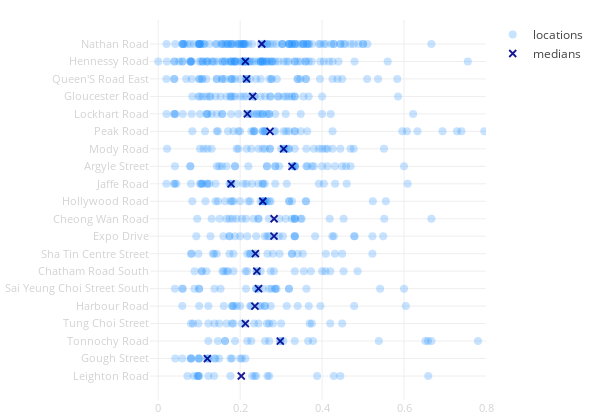

Notebook source saved alongside this figure:
### Code cell
face_scatter(city_data)

### Figure 1 — Plotly figure (JSON) as saved in the notebook; plotly's stock layout.template omitted (floating-point values rounded to 4 significant figures; data arrays with more than 128 entries replaced by an {"elided": "..."} marker saying what was removed)
{"data": [{"hoverinfo": "text+x", "marker": {"color": "dodgerblue", "opacity": 0.25, "size": 8}, "mode": "markers", "name": "locations", "text": {"elided": "666 str values"}, "type": "scatter", "uid": "1a8f151a-3c32-11e9-8396-3c15c2cf2370", "x": {"elided": "666 float values"}, "y": {"elided": "666 str values"}}, {"marker": {"color": "darkblue", "line": {"color": "darkblue", "width": 1.8}, "opacity": 0.9, "size": 7, "symbol": "x-thin-open"}, "mode": "markers", "name": "medians", "type": "scatter", "uid": "1a8f1812-3c32-11e9-ac9a-3c15c2cf2370", "x": [0.2527, 0.2128, 0.2157, 0.2307, 0.2176, 0.2729, 0.3061, 0.3265, 0.1778, 0.2553, 0.2829, 0.2826, 0.2372, 0.2407, 0.2449, 0.2361, 0.2128, 0.2979, 0.12, 0.2028], "y": ["Nathan Road", "Hennessy Road", "Queen'S Road East", "Gloucester Road", "Lockhart Road", "Peak Road", "Mody Road", "Argyle Street", "Jaffe Road", "Hollywood Road", "Cheong Wan Road", "Expo Drive", "Sha Tin Centre Street", "Chatham Road South", "Sai Yeung Choi Street South", "Harbour Road", "Tung Choi Street", "Tonnochy Road", "Gough Street", "Leighton Road"]}], "layout": {"height": 420, "hovermode": "closest", "margin": {"b": 20, "l": 150, "r": 30, "t": 20}, "showlegend": true, "width": 600, "xaxis": {"range": [-0.02, 0.8], "tickfont": {"color": "lightgrey", "size": 11}, "zeroline": false}, "yaxis": {"autorange": "reversed", "tickangle": 0, "tickfont": {"color": "lightgrey", "size": 11}, "zeroline": false}}}
